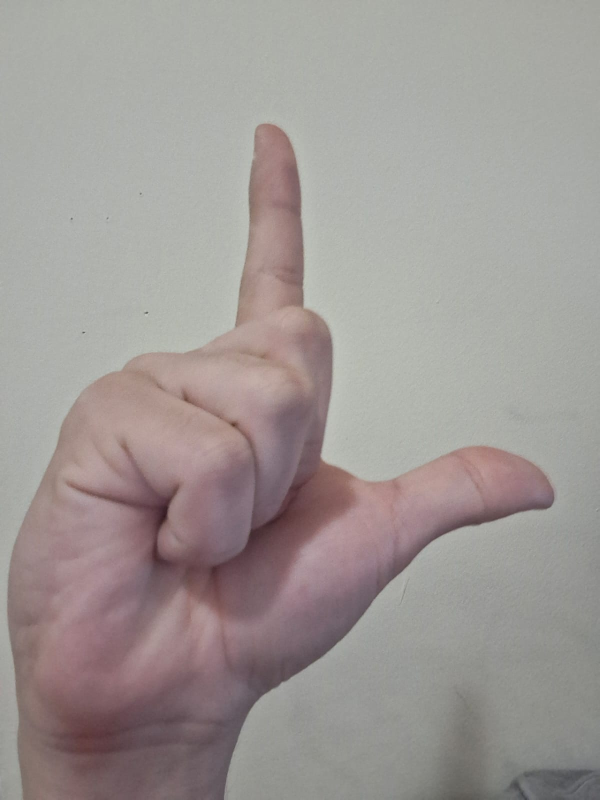
#> input picture Limg.jpg, 1199 x 1599 px, given as the content of the folder ./Hello2, which was not available (shown at 1/2 size)
$ python Scripts.py
#> lines starting #> are read from the running program, lines starting #| are printed output that depends on the picture; pictures that were not available may be replaced by others from this repository, and a replacement may not be noted
import random
import pandas as pd
import numpy as np
from PIL import Image
import os
import statistics
from sklearn.ensemble import HistGradientBoostingClassifier


def build_training_dataset(directory = r".\\Frames2", rebuild = True):
    fileL =[]
    labels = []


    for folder in os.listdir(directory):
        for file in os.listdir(".\\"+directory+"\\"+folder):
            labels.append(folder)
            fileL.append(Image.open(directory+ "\\"+folder+"\\"+ file).rotate(-90))

    if(rebuild):
        restarting_file  = open("train.csv", "w")
        restarting_file.write("label,")
        i = 1
        for z in range(784):
            if(i==784):
                restarting_file.write("pixel" + str(i))
            else:
                restarting_file.write("pixel" + str(i) + ",")
            i = i + 1
        restarting_file.write("\n")
        restarting_file.close()


    c = 0

    newfile = open("train.csv", "a")
    for f in fileL:
        new_f = f.resize((28,28))
        numArray = np.asarray(new_f)
        newNumArr = []
        b=0
        if numArray.ndim>3:
            b=1
        if(numArray.ndim>2):
            for i in numArray:
                row = []
                for j in i:
                    sum = 0
                    for k in range (len(j)-b):
                        sum+=j[k]
                    row.append(sum//(len(j)-b))
                newNumArr.append(row)
            numArray = newNumArr

        d1Arr = []

        for i in numArray:
            for j in i:
                d1Arr.append(j)

        numArray = d1Arr


        i = 1
        newfile.write(labels[c]+",")
        for x in d1Arr:
            if(i==784):
                newfile.write(str(x))
            else:
                newfile.write(str(x) + ",")
            i=i+1
        newfile.write("\n")
        c+=1

    newfile.close()


def build_testing_dataset(directory =  r".\\Hello2"):
#> called with directory = '.\\\\Hello2'
    fileL =[]
    labels = []

    for folder in os.listdir(directory):
        for file in os.listdir(".\\"+directory+"\\"+folder):
            labels.append(folder)
            fileL.append(Image.open(directory+ "\\"+folder+"\\"+ file).rotate(-90))


    restarting_file  = open("test.csv", "w")
    restarting_file.write("label,")
    i = 1
    for z in range(784):
        if(i==784):
            restarting_file.write("pixel" + str(i))
        else:
            restarting_file.write("pixel" + str(i) + ",")
        i = i + 1
    restarting_file.write("\n")
    restarting_file.close()


    c = 0
    newfile = open("test.csv","a")
    for f in fileL:

        new_f = f.resize((28,28))
        numArray = np.asarray(new_f)
        newNumArr = []
        if(numArray.ndim>2):
            for i in numArray:
                row = []
                for j in i:
                    sum = 0
                    for k in range (len(j)-1):
                        sum+=j[k]
                    row.append(sum//(len(j)-1))
                newNumArr.append(row)
            numArray = newNumArr

        d1Arr = []

        for i in numArray:
            for j in i:
                d1Arr.append(j)

        numArray = d1Arr


        i = 1
        newfile.write(str(labels[c])+",")
        for x in d1Arr:
            if(i==784):
                newfile.write(str(x))
            else:
                newfile.write(str(x) + ",")
            i=i+1
        newfile.write("\n")
        c+=1
#> this loop made 1 pass
#> c on pass 1: 1
#> pass 1, in build_testing_dataset, `new_f = f.resize((28,28))`:
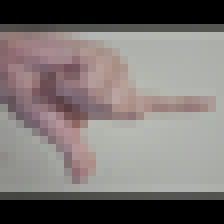
#> new_f: PIL image 28x28 RGB (shown 8 times larger); mean R, G, B 121.7, 115.4, 113.6
#> after the loop, c = 1

    newfile.close()


def train_MLM():
    traindf = pd.read_csv("train.csv")

    train_Y = traindf["label"]
    train_X = traindf.drop("label", axis=1)

    print(train_Y)
    mlm = HistGradientBoostingClassifier()
    mlm.fit(train_X, train_Y)
    return mlm


def test_MLM(mlm):
    testdf = pd.read_csv("test.csv")
    test_Y = testdf["label"]
    test_X = testdf.drop("label", axis=1)
    answerdf = mlm.predict(test_X)
    print(answerdf)


if __name__ == "__main__":
    build_testing_dataset()
    build_training_dataset()
#> the loop in build_training_dataset, `for f in fileL:` made 1 pass
#> (b, c) on pass 1: (0, 1)
    mlm = train_MLM()
    test_MLM(mlm)

$ run again, on img2.png
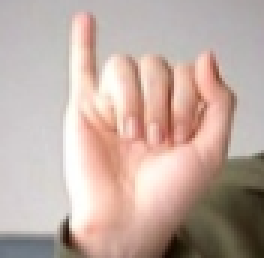
#> input picture img2.png, 88 x 86 px, given as the content of the folder ./Hello2, which was not available (shown 3 times larger)
#> the loop in build_testing_dataset, `for f in fileL: ` made 1 pass
#> c on pass 1: 1
#> pass 1, in build_testing_dataset, `new_f = f.resize((28,28))`:
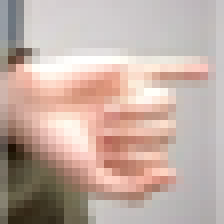
#> new_f: PIL image 28x28 RGBA (shown 8 times larger); mean R, G, B, A 193.3, 172.3, 163.3, 250.2; transparent parts drawn white
#> after the loop in build_testing_dataset, `for f in fileL:`: c = 1
#> the loop in build_training_dataset, `for f in fileL:` made 1 pass
#> (b, c) on pass 1: (0, 1)
